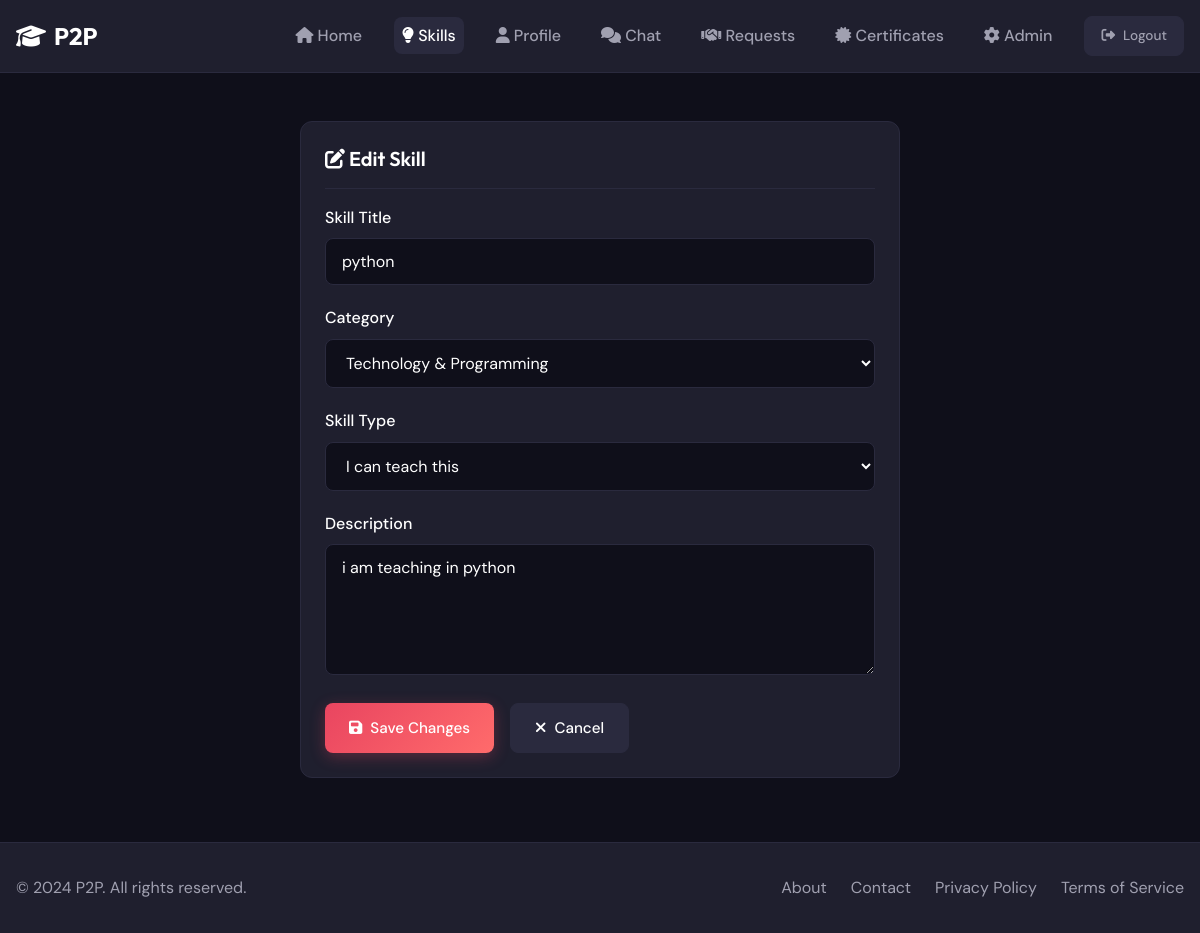
The page /skills/edit/1 (signed in) on the database its author committed.
### models.py (models this page shows, shortened)
class Skill(db.Model):
    __tablename__ = 'skills'
    id = db.Column(db.Integer, primary_key=True)
    user_id = db.Column(db.Integer, db.ForeignKey('users.id'), nullable=False, index=True)
    title = db.Column(db.String(100), nullable=False)
    description = db.Column(db.Text, nullable=False)
    category = db.Column(db.String(50), nullable=False, index=True)
    skill_type = db.Column(db.String(10), nullable=False)  # 'offered' or 'wanted'
    is_approved = db.Column(db.Boolean, default=True)
    created_at = db.Column(db.DateTime, default=datetime.utcnow)
    bookmarks = db.relationship('Bookmark', backref='skill', lazy='dynamic', cascade='all, delete-orphan')
    exchange_requests_sender = db.relationship('ExchangeRequest', foreign_keys='ExchangeRequest.sender_skill_id', backref='sender_skill', lazy='dynamic')
    exchange_requests_receiver = db.relationship('ExchangeRequest', foreign_keys='ExchangeRequest.receiver_skill_id', backref='receiver_skill', lazy='dynamic')

### routes/skills.py (the view, shortened to what this page needs)
@skills_bp.route('/edit/<int:skill_id>', methods=['GET', 'POST'])
@login_required
def edit(skill_id):
    skill = Skill.query.get_or_404(skill_id)
    if skill.user_id != current_user.id and not current_user.is_admin:
        flash('You can only edit your own skills.', 'danger')
        return redirect(url_for('skills.index'))
    form = SkillForm()
    if request.method == 'GET':
        form.title.data = skill.title
        form.description.data = skill.description
        form.category.data = skill.category
        form.skill_type.data = skill.skill_type
    return render_template('skills/edit_skill.html', form=form, skill=skill)

### templates/skills/edit_skill.html (shortened to what this page needs)
{% extends "base.html" %}
{% block content %}
<div class="container">
    <div style="max-width: 600px; margin: 3rem auto;">
        <div class="card">
            <div class="card-header">
                <h2 class="card-title"><i class="fas fa-edit"></i> Edit Skill</h2>
            </div>
            <div class="card-body">
                <form method="POST" action="{{ url_for('skills.edit', skill_id=skill.id) }}">
                    <div class="form-group">
                        {{ form.title.label(class="form-label") }}
                        {{ form.title(class="form-control", placeholder="e.g., Python Programming, Guitar, Photography") }}
                    </div>
                    <div class="form-group">
                        {{ form.category.label(class="form-label") }}
                        {{ form.category(class="form-control") }}
                    </div>
                    <div class="form-group">
                        {{ form.skill_type.label(class="form-label") }}
                        {{ form.skill_type(class="form-control") }}
                    </div>
                    <div class="form-group">
                        {{ form.description.label(class="form-label") }}
                        {{ form.description(class="form-control", placeholder="Describe your skill in detail.", rows="5") }}
                    </div>
                    <div class="d-flex gap-2">
                        <button type="submit" class="btn btn-primary">
                            <i class="fas fa-save"></i> Save Changes
                        </button>
                        <a href="{{ url_for('skills.detail', skill_id=skill.id) }}" class="btn btn-secondary">
                            <i class="fas fa-times"></i> Cancel
                        </a>
                    </div>
                </form>
            </div>
        </div>
    </div>
</div>
{% endblock %}

### static/css/style.css (style rules this page uses)
:root { --primary: #1a1a2e; --secondary: #16213e; --accent: #e94560; --accent-light: #ff6b6b; --success: #00d9a5; --warning: #ffc107; --danger: #dc3545; --bg: #0f0f1a; --surface: #1f1f2e; --surface-light: #2a2a3e; --text: #ffffff; --text-secondary: #a0a0b0; --border: #2a2a3e; --gradient: linear-gradient(135deg, #e94560, #ff6b6b); --shadow: 0 4px 20px rgba(0, 0, 0, 0.3); --radius: 12px; --radius-sm: 8px; }
* { margin: 0; padding: 0; box-sizing: border-box; }
body { font-family: 'DM Sans', sans-serif; background-color: var(--bg); color: var(--text); line-height: 1.6; min-height: 100vh; }
h1, h2, h3, h4, h5, h6 { font-family: 'Outfit', sans-serif; font-weight: 600; line-height: 1.3; }
a { color: var(--accent); text-decoration: none; transition: color 0.3s ease; }
.container { max-width: 1200px; margin: 0 auto; padding: 0 1rem; }
.btn { display: inline-flex; align-items: center; justify-content: center; gap: 0.5rem; padding: 0.75rem 1.5rem; border: none; border-radius: var(--radius-sm); font-family: 'DM Sans', sans-serif; font-weight: 500; font-size: 0.95rem; cursor: pointer; transition: all 0.3s ease; text-decoration: none; }
.btn-primary { background: var(--gradient); color: var(--text); box-shadow: 0 4px 15px rgba(233, 69, 96, 0.3); }
.btn-secondary { background: var(--surface-light); color: var(--text); border: 1px solid var(--border); }
.card { background: var(--surface); border: 1px solid var(--border); border-radius: var(--radius); padding: 1.5rem; transition: all 0.3s ease; }
.card-header { display: flex; justify-content: space-between; align-items: center; margin-bottom: 1rem; padding-bottom: 1rem; border-bottom: 1px solid var(--border); }
.card-title { font-size: 1.25rem; font-weight: 600; }
.card-body { color: var(--text-secondary); }
.form-group { margin-bottom: 1.25rem; }
.form-label { display: block; margin-bottom: 0.5rem; font-weight: 500; color: var(--text); }
.form-control { width: 100%; padding: 0.75rem 1rem; background: var(--bg); border: 1px solid var(--border); border-radius: var(--radius-sm); color: var(--text); font-family: 'DM Sans', sans-serif; font-size: 1rem; transition: all 0.3s ease; }
.form-control::placeholder { color: var(--text-secondary); opacity: 0.6; }
textarea.form-control { min-height: 120px; resize: vertical; }
select.form-control { cursor: pointer; }
.d-flex { display: flex; }
.gap-2 { gap: 1rem; }

### rows shown on the page
Skill: title "python", category "Technology & Programming", skill_type "I can teach this", description "i am teaching in python"
